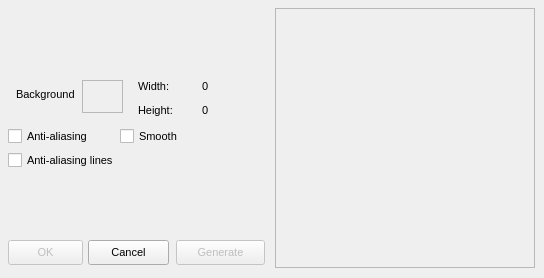
<?xml version="1.0" encoding="UTF-8"?>
<ui version="4.0">
  <class>GenImage</class>
  <widget class="QWidget" name="GenImage">
    <property name="geometry">
      <rect>
        <x>0</x>
        <y>0</y>
        <width>544</width>
        <height>278</height>
      </rect>
    </property>
    <property name="windowTitle">
      <string>GenImage</string>
    </property>
    <property name="font">
      <font>
        <family>MS Sans Serif</family>
        <pointsize>8</pointsize>
      </font>
    </property>
    <!-- vcl-BorderStyle: bsDialog → set windowFlags Qt::Dialog in constructor -->
    <widget class="QLabel" name="Label1">
      <property name="geometry">
        <rect>
          <x>138</x>
          <y>80</y>
          <width>31</width>
          <height>13</height>
        </rect>
      </property>
      <property name="windowTitle">
        <string>Width:</string>
      </property>
      <property name="text">
        <string>Width:</string>
      </property>
    </widget>
    <widget class="QLabel" name="Label2">
      <property name="geometry">
        <rect>
          <x>138</x>
          <y>104</y>
          <width>34</width>
          <height>13</height>
        </rect>
      </property>
      <property name="windowTitle">
        <string>Height:</string>
      </property>
      <property name="text">
        <string>Height:</string>
      </property>
    </widget>
    <widget class="QLabel" name="lWidth">
      <property name="geometry">
        <rect>
          <x>202</x>
          <y>80</y>
          <width>6</width>
          <height>13</height>
        </rect>
      </property>
      <property name="windowTitle">
        <string>0</string>
      </property>
      <property name="text">
        <string>0</string>
      </property>
    </widget>
    <widget class="QLabel" name="lHeight">
      <property name="geometry">
        <rect>
          <x>202</x>
          <y>104</y>
          <width>6</width>
          <height>13</height>
        </rect>
      </property>
      <property name="windowTitle">
        <string>0</string>
      </property>
      <property name="text">
        <string>0</string>
      </property>
    </widget>
    <widget class="QFrame" name="sColor">
      <property name="geometry">
        <rect>
          <x>82</x>
          <y>80</y>
          <width>41</width>
          <height>33</height>
        </rect>
      </property>
      <property name="frameShape">
        <enum>QFrame::StyledPanel</enum>
      </property>
    </widget>
    <widget class="QLabel" name="Label5">
      <property name="geometry">
        <rect>
          <x>16</x>
          <y>88</y>
          <width>58</width>
          <height>13</height>
        </rect>
      </property>
      <property name="windowTitle">
        <string>Background</string>
      </property>
      <property name="text">
        <string>Background</string>
      </property>
    </widget>
    <widget class="QFrame" name="LIST">
      <property name="geometry">
        <rect>
          <x>8</x>
          <y>16</y>
          <width>249</width>
          <height>49</height>
        </rect>
      </property>
      <property name="windowTitle">
        <string>LIST</string>
      </property>
      <property name="frameShape">
        <enum>QFrame::NoFrame</enum>
      </property>
    </widget>
    <widget class="QFrame" name="Panel1">
      <property name="geometry">
        <rect>
          <x>275</x>
          <y>8</y>
          <width>260</width>
          <height>260</height>
        </rect>
      </property>
      <property name="frameShape">
        <enum>QFrame::StyledPanel</enum>
      </property>
      <widget class="QLabel" name="Image">
        <property name="geometry">
          <rect>
            <x>1</x>
            <y>1</y>
            <width>105</width>
            <height>105</height>
          </rect>
        </property>
        <property name="text">
          <string/>
        </property>
      </widget>
    </widget>
    <widget class="QPushButton" name="btGen">
      <property name="geometry">
        <rect>
          <x>176</x>
          <y>240</y>
          <width>89</width>
          <height>25</height>
        </rect>
      </property>
      <property name="windowTitle">
        <string>Generate</string>
      </property>
      <property name="text">
        <string>Generate</string>
      </property>
      <property name="enabled">
        <bool>false</bool>
      </property>
    </widget>
    <widget class="QPushButton" name="btCancel">
      <property name="geometry">
        <rect>
          <x>88</x>
          <y>240</y>
          <width>81</width>
          <height>25</height>
        </rect>
      </property>
      <property name="windowTitle">
        <string>Cancel</string>
      </property>
      <property name="text">
        <string>Cancel</string>
      </property>
    </widget>
    <widget class="QCheckBox" name="cbAA">
      <property name="geometry">
        <rect>
          <x>8</x>
          <y>128</y>
          <width>97</width>
          <height>17</height>
        </rect>
      </property>
      <property name="windowTitle">
        <string>Anti-aliasing</string>
      </property>
      <property name="text">
        <string>Anti-aliasing</string>
      </property>
    </widget>
    <widget class="QCheckBox" name="cbSmooth">
      <property name="geometry">
        <rect>
          <x>120</x>
          <y>128</y>
          <width>97</width>
          <height>17</height>
        </rect>
      </property>
      <property name="windowTitle">
        <string>Smooth</string>
      </property>
      <property name="text">
        <string>Smooth</string>
      </property>
    </widget>
    <widget class="QPushButton" name="btOK">
      <property name="geometry">
        <rect>
          <x>8</x>
          <y>240</y>
          <width>75</width>
          <height>25</height>
        </rect>
      </property>
      <property name="windowTitle">
        <string>OK</string>
      </property>
      <property name="text">
        <string>OK</string>
      </property>
      <property name="enabled">
        <bool>false</bool>
      </property>
    </widget>
    <widget class="QCheckBox" name="cbAntiAliasingLine">
      <property name="geometry">
        <rect>
          <x>8</x>
          <y>152</y>
          <width>153</width>
          <height>17</height>
        </rect>
      </property>
      <property name="windowTitle">
        <string>Anti-aliasing lines</string>
      </property>
      <property name="text">
        <string>Anti-aliasing lines</string>
      </property>
    </widget>
  </widget>
  <resources/>
  <connections/>
</ui>
